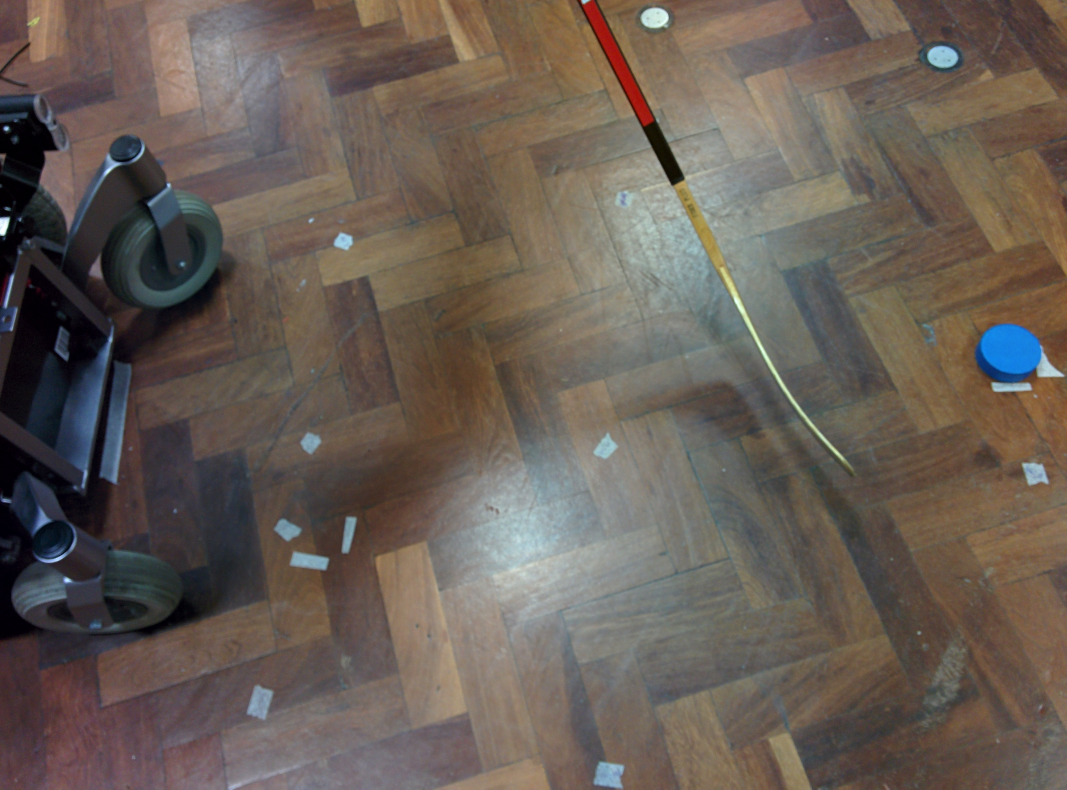
#> input picture DeNiro_Hockey_data/Repeatability_fast/IMG_20170122_191651.jpg, 3200 x 2368 px (shown at 1/3 size); its folder holds only this picture in this run
$ python -i kinect_measures.py   (imports and definitions only)   (Python 2 division)
#> lines starting #> are read from the running program, lines starting #| are printed output that depends on the picture; after the words box and inside, x2 and y2 are one past the last pixel; in counts of white or black regions, pixels touching at a corner belong together
#> further down, picture is the input picture: shape (2368, 3200, 3); mean B, G, R 85.6, 93.6, 104.2
#! /usr/bin/python

#--------------------------------#
# Kinect v2 point cloud visualization using a Numpy based
# real-world coordinate processing algorithm and OpenGL.
#--------------------------------#

import sys
import numpy as np
import cv2

#from pyqtgraph.Qt import QtCore, QtGui
#import pyqtgraph.opengl as gl

from pylibfreenect2 import Freenect2, SyncMultiFrameListener
from pylibfreenect2 import FrameType, Frame, libfreenect2

import matplotlib.pyplot as plt

# [1 line that did not run here, left out]
# [1 line that did not run here, left out]
# [3 lines not run here, left out]

# [1 line that did not run here, left out]
# [1 line that did not run here, left out]

types = 0
# [1 line not run here, left out]
# [1 line that did not run here, left out]

# Register listeners
# [3 lines not run here, left out]

def extract_coords_puck(frame):
    colorLower = (73, 100, 190)
    colorUpper = (106, 255, 255)

    # [15 lines of commented-out code are left out]

    blurred = cv2.GaussianBlur(frame, (11, 11), 0)
    hsv = cv2.cvtColor(frame, cv2.COLOR_BGR2HSV)
#> hsv: shape (2368, 3200, 3); mean H, S, V 46.9, 63.6, 107.5
    # construct a mask for the color "green", then perform
    # a series of dilations and erosions to remove any small
    # blobs left in the mask
    mask = cv2.inRange(hsv, colorLower, colorUpper)
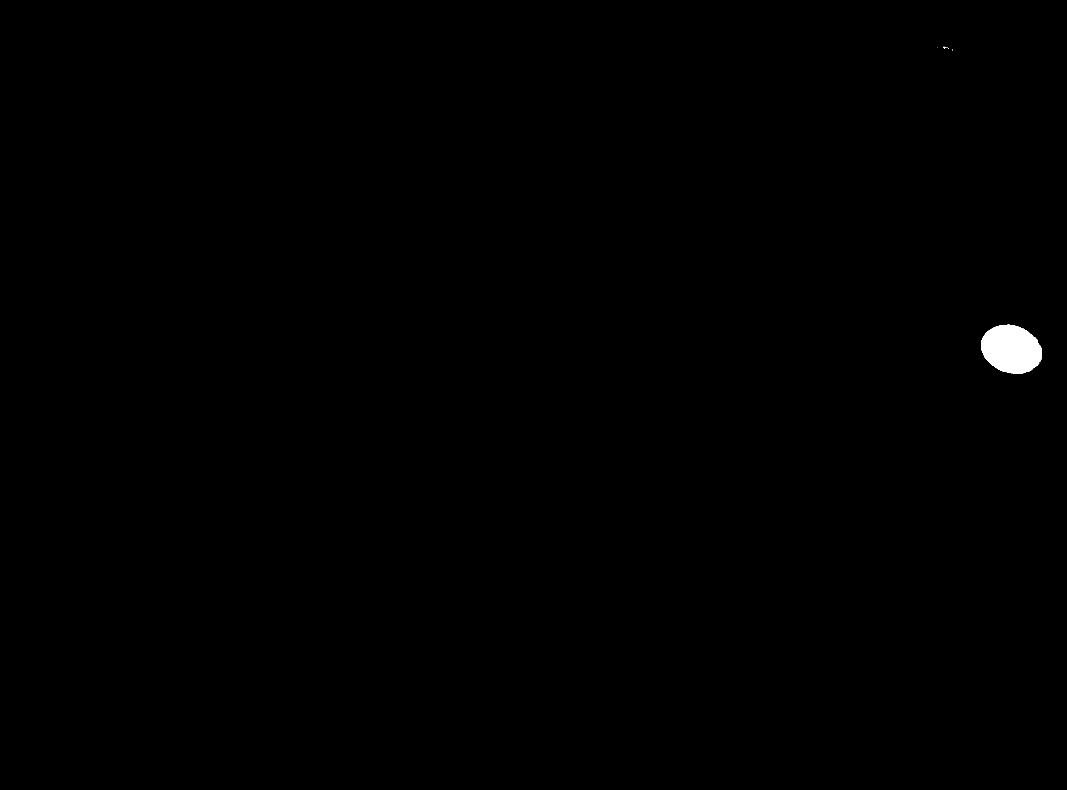
#> mask: shape (2368, 3200) (shown at 1/3 size); 0.27% white; 7 white regions (5 under 20 px), largest, box (x1, y1, x2, y2) and area: (2943, 974, 3126, 1121) 20466, (2830, 140, 2838, 145) 22
    mask = cv2.erode(mask, None, iterations=2)
#> mask: shape (2368, 3200); 0.25% white; 1 white region, box (x1, y1, x2, y2) and area: (2946, 976, 3124, 1118) 19149
    mask = cv2.dilate(mask, None, iterations=2)
#> mask: shape (2368, 3200); 0.27% white; 1 white region
    # find contours in the mask and initialize the current
    # (x, y) center of the ball
    cnts = cv2.findContours(mask.copy(), cv2.RETR_EXTERNAL,
        cv2.CHAIN_APPROX_SIMPLE)[-2]
#> cnts = 1 contour; box (x1, y1, x2, y2) and area: (2944, 974, 3126, 1120) 20204
    center = None
    # only proceed if at least one contour was found
    if len(cnts) > 0:
        # find the largest contour in the mask, then use
        # it to compute the minimum enclosing circle and
        # centroid
        c = max(cnts, key=cv2.contourArea)
#> c = contour of 222 points, box (x1, y1, x2, y2) (2944, 974, 3126, 1120), area 20204
        ((x, y), radius) = cv2.minEnclosingCircle(c)
#> x = 3034.5; y = 1047.5; radius = 93.63
        M = cv2.moments(c)
#> M = moments, m00 20204.5, centre m10/m00, m01/m00 = (3033.9, 1047.4)
        center = (int(M["m10"] / M["m00"]), int(M["m01"] / M["m00"]))
#> center = (3033, 1047)
        ball_x = center[0]
#> ball_x = 3033
        ball_y = center[1]
#> ball_y = 1047
        # ball_y = -(center[0]-width/2.0)
        # ball_x = center[0]-width/2.0
        # ball_y = -(center[1]-height/2.0)
        if radius > 1:
            # draw the circle and centroid on the frame,
            # then update the list of tracked points
            frame = frame.copy()
            cv2.circle(frame, (int(x), int(y)), int(radius), (0, 255, 255), 2)
            cv2.circle(frame, center, 5, (0, 0, 255), -1)
    else:
        ball_x = None
        ball_y = None

    print frame.shape
#| (2368, 3200, 3)
    frame = frame.copy()
    for x in xrange(-600, 601, 200):
        cv2.line(frame, (960 + x, 0), (960 + x, 1080), (100, 255, 0), 5)
    for y in xrange(-400, 401, 200):
        cv2.line(frame, (0, 540 + y), (1920, 540 + y), (100, 255, 0), 5)
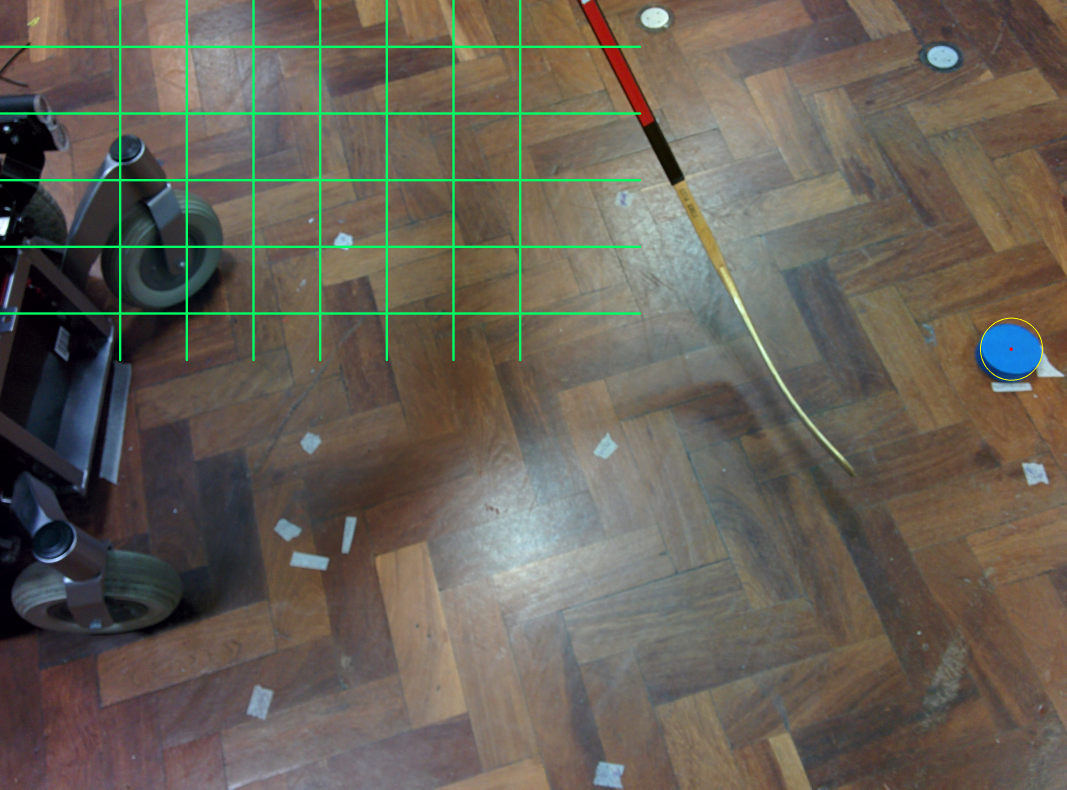
#> frame: shape (2368, 3200, 3) (shown at 1/3 size); mean B, G, R 85.9, 96.2, 102.6
    cv2.imshow("Front Camera", frame) #(frame * 255).astype(int))
    cv2.waitKey(1)

    return ball_x, ball_y

# [17 lines not run here, left out]

>>> import cv2
>>> picture = cv2.imread('../../../DeNiro_Hockey_data/Repeatability_fast/IMG_20170122_191651.jpg')
>>> result = extract_coords_puck(picture)
#> result = (3033, 1047)

$ run again, on DeNiro_Hockey_data/Repeatability_fast/IMG_20170122_192831.jpg
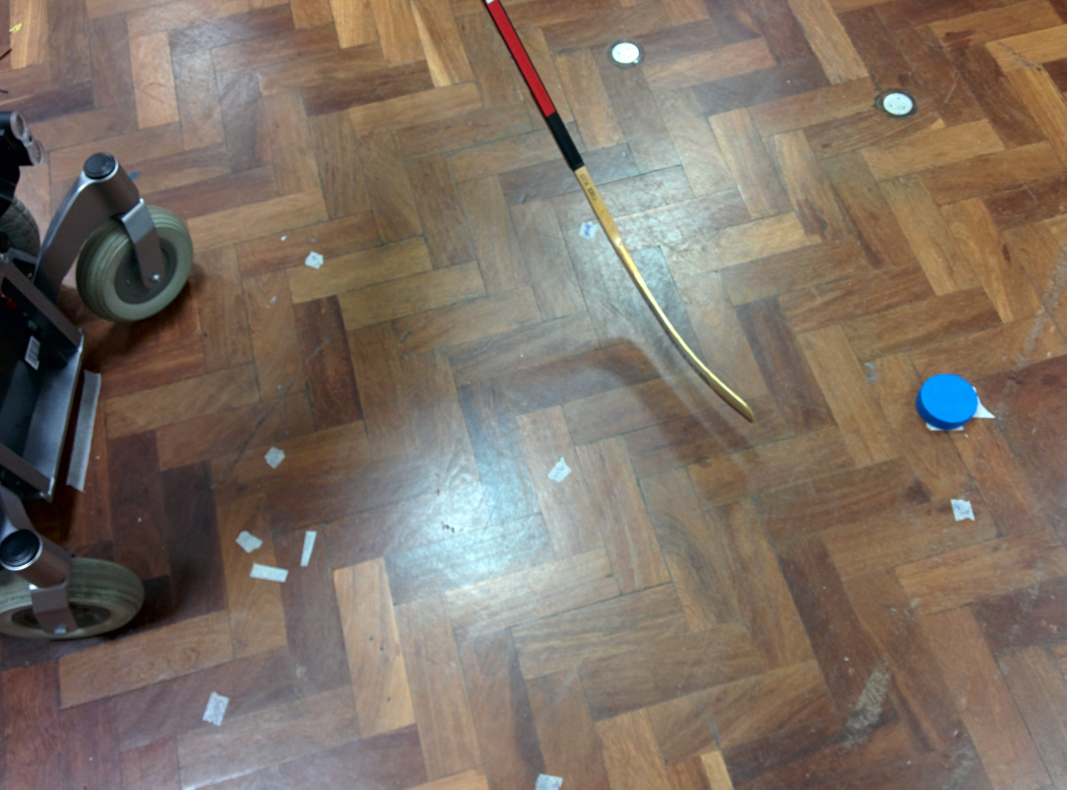
#> input picture DeNiro_Hockey_data/Repeatability_fast/IMG_20170122_192831.jpg, 3200 x 2368 px (shown at 1/3 size)
#> picture is the input picture: shape (2368, 3200, 3); mean B, G, R 101.2, 112.9, 126.1
#> hsv: shape (2368, 3200, 3); mean H, S, V 37.6, 67.5, 129.8
#> in extract_coords_puck, `mask = cv2.inRange(hsv, colorLower, colorUpper)`:
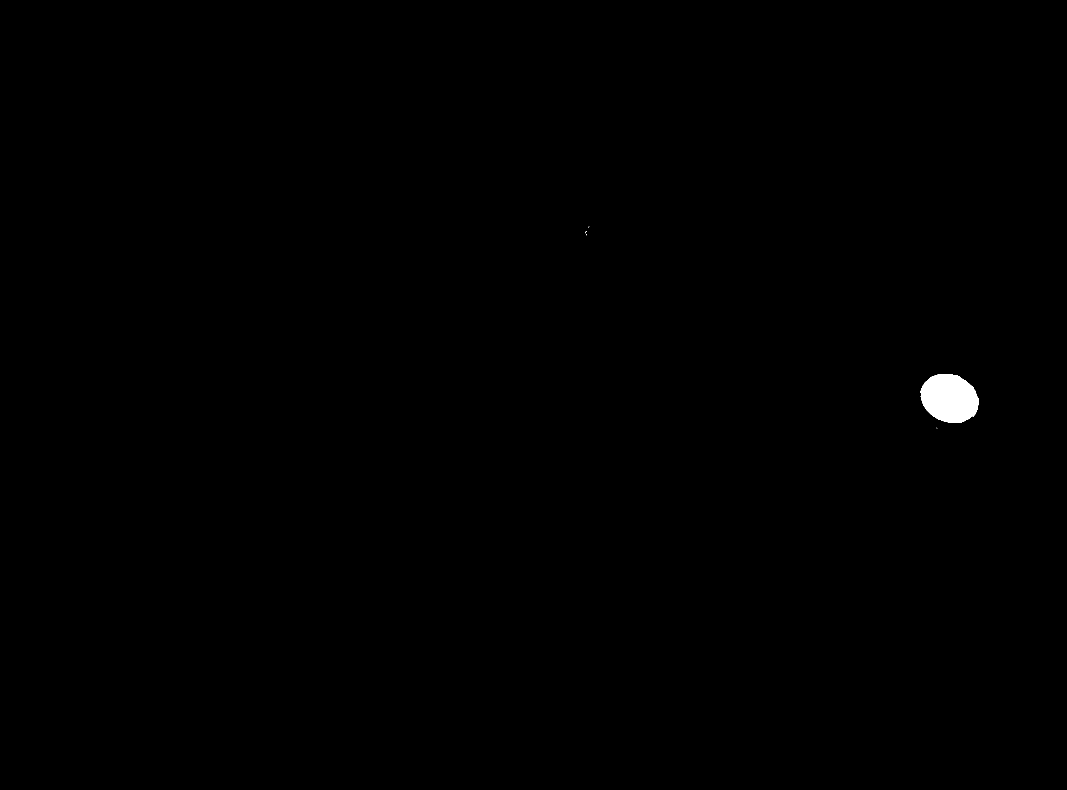
#> mask: shape (2368, 3200) (shown at 1/3 size); 0.26% white; 8 white regions (7 under 20 px), largest, box (x1, y1, x2, y2) and area: (2762, 1122, 2936, 1269) 19691
#> cnts = 1 contour; box (x1, y1, x2, y2) and area: (2762, 1122, 2935, 1268) 19437
#> c = contour of 221 points, box (x1, y1, x2, y2) (2762, 1122, 2935, 1268), area 19437
#> x = 2847; y = 1199; radius = 89.46
#> M = moments, m00 19437, centre m10/m00, m01/m00 = (2848.3, 1194.7)
#> center = (2848, 1194)
#> ball_x = 2848
#> ball_y = 1194
#| (2368, 3200, 3)
#> after the loop in extract_coords_puck, `for y in xrange(-400, 401, 200):`:
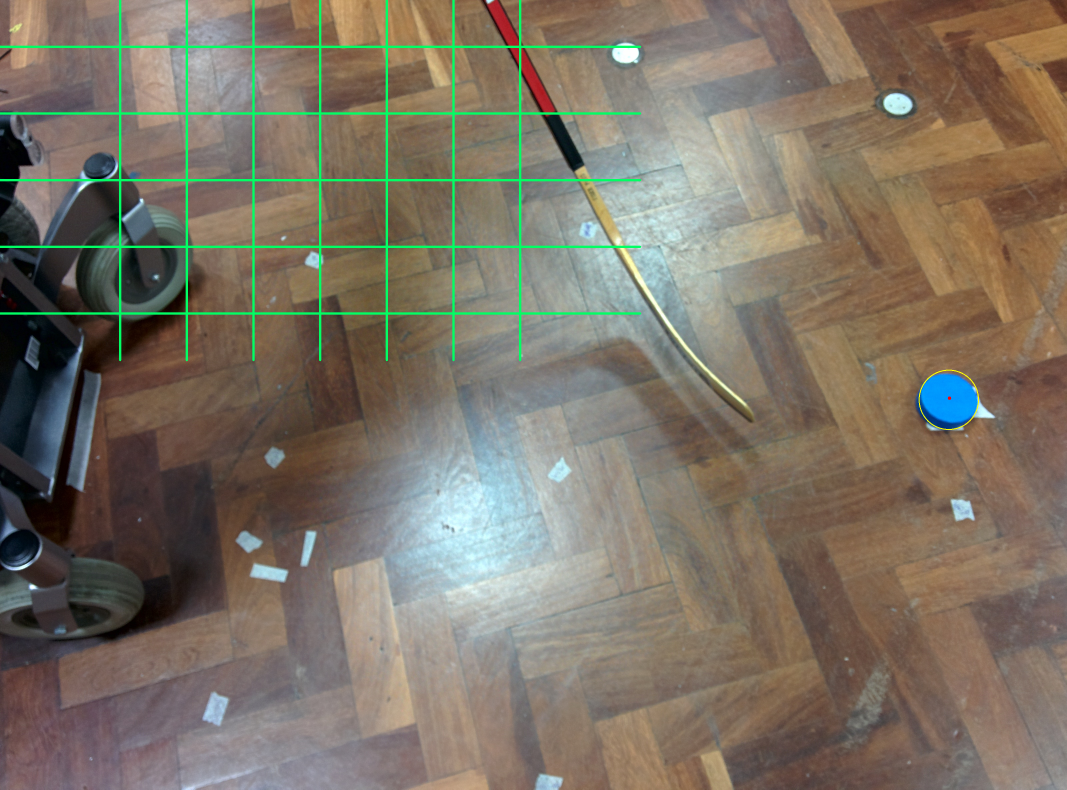
#> frame: shape (2368, 3200, 3) (shown at 1/3 size); mean B, G, R 101.2, 115.2, 124.2
#> result = (2848, 1194)
